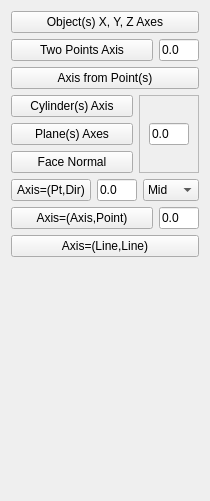
             <widget class="QWidget" name="Axis_Tab1_3">
              <attribute name="title">
               <string>Axis 1/3</string>
              </attribute>
              <layout class="QGridLayout" name="gridLayout_15">
               <item row="1" column="0">
                <layout class="QHBoxLayout" name="horizontalLayout">
                 <item>
                  <widget class="QPushButton" name="button_twopoints_axis">
                   <property name="sizePolicy">
                    <sizepolicy hsizetype="Expanding" vsizetype="Minimum">
                     <horstretch>0</horstretch>
                     <verstretch>0</verstretch>
                    </sizepolicy>
                   </property>
                   <property name="maximumSize">
                    <size>
                     <width>16777215</width>
                     <height>16777215</height>
                    </size>
                   </property>
                   <property name="toolTip">
                    <string>Create an Axis crossing 2 Points.</string>
                   </property>
                   <property name="text">
                    <string>Two Points Axis</string>
                   </property>
                   <property name="icon">
                    <iconset>
                     <normaloff>../Icons/WF_2pointsLine.svg</normaloff>../Icons/WF_2pointsLine.svg</iconset>
                   </property>
                   <property name="iconSize">
                    <size>
                     <width>32</width>
                     <height>32</height>
                    </size>
                   </property>
                  </widget>
                 </item>
                 <item>
                  <widget class="QLineEdit" name="extension_twopoints_axis">
                   <property name="maximumSize">
                    <size>
                     <width>40</width>
                     <height>16777215</height>
                    </size>
                   </property>
                   <property name="toolTip">
                    <string>Distance for the extensions on extrema.
Positive values will enlarge the Axis.
Negative values will start to shrink it (then reverse when middle reached). </string>
                   </property>
                   <property name="text">
                    <string>0.0</string>
                   </property>
                  </widget>
                 </item>
                </layout>
               </item>
               <item row="7" column="0">
                <spacer name="verticalSpacer_21">
                 <property name="orientation">
                  <enum>Qt::Vertical</enum>
                 </property>
                 <property name="sizeHint" stdset="0">
                  <size>
                   <width>20</width>
                   <height>233</height>
                  </size>
                 </property>
                </spacer>
               </item>
               <item row="0" column="0">
                <widget class="QPushButton" name="button_object_axis">
                 <property name="toolTip">
                  <string>Create 3 Axes at center location of all selected Object(s).</string>
                 </property>
                 <property name="text">
                  <string>Object(s) X, Y, Z Axes</string>
                 </property>
                 <property name="icon">
                  <iconset>
                   <normaloff>../Icons/WF_centerObjectsAxes.svg</normaloff>../Icons/WF_centerObjectsAxes.svg</iconset>
                 </property>
                 <property name="iconSize">
                  <size>
                   <width>32</width>
                   <height>32</height>
                  </size>
                 </property>
                </widget>
               </item>
               <item row="5" column="0">
                <layout class="QHBoxLayout" name="horizontalLayout_53">
                 <item>
                  <widget class="QPushButton" name="button_line_point_axis">
                   <property name="sizePolicy">
                    <sizepolicy hsizetype="Expanding" vsizetype="Minimum">
                     <horstretch>0</horstretch>
                     <verstretch>0</verstretch>
                    </sizepolicy>
                   </property>
                   <property name="minimumSize">
                    <size>
                     <width>0</width>
                     <height>0</height>
                    </size>
                   </property>
                   <property name="maximumSize">
                    <size>
                     <width>16777215</width>
                     <height>16777215</height>
                    </size>
                   </property>
                   <property name="toolTip">
                    <string>Create an Axis Perpendicular to an Axis and crossing a Point
-Select one Axis and one (or several) Point(s) NOT on the previous Axis.</string>
                   </property>
                   <property name="text">
                    <string>Axis=(Axis,Point)</string>
                   </property>
                   <property name="icon">
                    <iconset>
                     <normaloff>../Icons/WF_linePointAxis.svg</normaloff>../Icons/WF_linePointAxis.svg</iconset>
                   </property>
                   <property name="iconSize">
                    <size>
                     <width>32</width>
                     <height>32</height>
                    </size>
                   </property>
                  </widget>
                 </item>
                 <item>
                  <widget class="QLineEdit" name="extension_line_point_axis">
                   <property name="maximumSize">
                    <size>
                     <width>40</width>
                     <height>16777215</height>
                    </size>
                   </property>
                   <property name="toolTip">
                    <string>Distance for the extensions on extrema.
Positive values will enlarge the Axis.
Negative values will start to shrink it (then reverse when middle reached). </string>
                   </property>
                   <property name="text">
                    <string>0.0</string>
                   </property>
                  </widget>
                 </item>
                </layout>
               </item>
               <item row="2" column="0">
                <widget class="QPushButton" name="button_Npoints_axis">
                 <property name="toolTip">
                  <string>Axis=(N Points):
Create a &quot;best fit&quot; Line from a set of points using Singular Value Decomposition.
- First select several Points (at least 2);
- Then push this button

The 3 eigenvectors are generated.
Orange one is the best fit line.
</string>
                 </property>
                 <property name="text">
                  <string>Axis from Point(s)</string>
                 </property>
                 <property name="icon">
                  <iconset>
                   <normaloff>../Icons/WF_NpointsLine.svg</normaloff>../Icons/WF_NpointsLine.svg</iconset>
                 </property>
                 <property name="iconSize">
                  <size>
                   <width>32</width>
                   <height>32</height>
                  </size>
                 </property>
                </widget>
               </item>
               <item row="4" column="0">
                <layout class="QHBoxLayout" name="horizontalLayout_52">
                 <item>
                  <widget class="QPushButton" name="button_point_line_axis">
                   <property name="maximumSize">
                    <size>
                     <width>16777215</width>
                     <height>16777215</height>
                    </size>
                   </property>
                   <property name="toolTip">
                    <string>Create an Axis Parallel to an Axis (as Direction) and crossing a Point.
- Select one Axis and one (or several) Point(s) NOT on the previous Axis.
Define the length and the attach point if needed.
A Length of Zero means the length of already selected Axis will be used.</string>
                   </property>
                   <property name="text">
                    <string>Axis=(Pt,Dir)</string>
                   </property>
                   <property name="icon">
                    <iconset>
                     <normaloff>../Icons/WF_pointLineAxis.svg</normaloff>../Icons/WF_pointLineAxis.svg</iconset>
                   </property>
                   <property name="iconSize">
                    <size>
                     <width>32</width>
                     <height>32</height>
                    </size>
                   </property>
                  </widget>
                 </item>
                 <item>
                  <widget class="QLineEdit" name="extension_line">
                   <property name="maximumSize">
                    <size>
                     <width>40</width>
                     <height>16777215</height>
                    </size>
                   </property>
                   <property name="toolTip">
                    <string>Define the length of the Axis to create.
A Length of Zero means the length of already selected Axis will be used.</string>
                   </property>
                   <property name="text">
                    <string>0.0</string>
                   </property>
                  </widget>
                 </item>
                 <item>
                  <widget class="QComboBox" name="point_loc_comboBox">
                   <property name="maximumSize">
                    <size>
                     <width>60</width>
                     <height>16777215</height>
                    </size>
                   </property>
                   <property name="toolTip">
                    <string>The Attach Point will be at :
Start of the Axis;
Mid of the Axis;
End of the Axis.</string>
                   </property>
                   <property name="currentIndex">
                    <number>1</number>
                   </property>
                   <item>
                    <property name="text">
                     <string>Start</string>
                    </property>
                   </item>
                   <item>
                    <property name="text">
                     <string>Mid</string>
                    </property>
                   </item>
                   <item>
                    <property name="text">
                     <string>End</string>
                    </property>
                   </item>
                  </widget>
                 </item>
                </layout>
               </item>
               <item row="3" column="0">
                <layout class="QHBoxLayout" name="horizontalLayout_51">
                 <item>
                  <layout class="QVBoxLayout" name="verticalLayout_3">
                   <item>
                    <widget class="QPushButton" name="button_cylinder_axis">
                     <property name="maximumSize">
                      <size>
                       <width>16777215</width>
                       <height>16777215</height>
                      </size>
                     </property>
                     <property name="toolTip">
                      <string>Create the Axis of a Cylinder.</string>
                     </property>
                     <property name="text">
                      <string>Cylinder(s) Axis</string>
                     </property>
                     <property name="icon">
                      <iconset>
                       <normaloff>../Icons/WF_cylinderAxis.svg</normaloff>../Icons/WF_cylinderAxis.svg</iconset>
                     </property>
                     <property name="iconSize">
                      <size>
                       <width>32</width>
                       <height>32</height>
                      </size>
                     </property>
                    </widget>
                   </item>
                   <item>
                    <widget class="QPushButton" name="button_plane_axis">
                     <property name="maximumSize">
                      <size>
                       <width>16777215</width>
                       <height>16777215</height>
                      </size>
                     </property>
                     <property name="toolTip">
                      <string>Plane(s) Axes:
Create Perpendicular Axes at the center location of a Plane.
 - First select one (or several) Plane(s);
 - Then press the button

or 
Create Perpendicular Axes of a Plane at selected locations.
 - First select one Plane;
 - Second select Point(s) for locations
 - Press the button

NB: Axes are created on both sides of the Plane
The extension is 10 units by defaut but must be changed if needed.</string>
                     </property>
                     <property name="text">
                      <string>Plane(s) Axes</string>
                     </property>
                     <property name="icon">
                      <iconset>
                       <normaloff>../Icons/WF_FaceAxis.svg</normaloff>../Icons/WF_FaceAxis.svg</iconset>
                     </property>
                     <property name="iconSize">
                      <size>
                       <width>32</width>
                       <height>32</height>
                      </size>
                     </property>
                    </widget>
                   </item>
                   <item>
                    <widget class="QPushButton" name="button_face_normal">
                     <property name="sizePolicy">
                      <sizepolicy hsizetype="Expanding" vsizetype="Fixed">
                       <horstretch>0</horstretch>
                       <verstretch>0</verstretch>
                      </sizepolicy>
                     </property>
                     <property name="maximumSize">
                      <size>
                       <width>16777215</width>
                       <height>16777215</height>
                      </size>
                     </property>
                     <property name="toolTip">
                      <string>Create a normal Axis of a Face.
To create a Normal at click location on a Face:
- Click first in the view to select and object,
- then push the button, 
- then click on a location on the selected Face.
or
To create several Normal of the face:
- Click first in the view to select and object,
- then select one or several points of the face
- then push the button.
(These selections can also be done into the Combined View)</string>
                     </property>
                     <property name="text">
                      <string>Face Normal</string>
                     </property>
                     <property name="icon">
                      <iconset>
                       <normaloff>../Icons/WF_FaceNormal.svg</normaloff>../Icons/WF_FaceNormal.svg</iconset>
                     </property>
                     <property name="iconSize">
                      <size>
                       <width>32</width>
                       <height>32</height>
                      </size>
                     </property>
                    </widget>
                   </item>
                  </layout>
                 </item>
                 <item>
                  <widget class="QFrame" name="frame_8">
                   <property name="minimumSize">
                    <size>
                     <width>60</width>
                     <height>0</height>
                    </size>
                   </property>
                   <property name="maximumSize">
                    <size>
                     <width>50</width>
                     <height>16777215</height>
                    </size>
                   </property>
                   <property name="frameShape">
                    <enum>QFrame::StyledPanel</enum>
                   </property>
                   <property name="frameShadow">
                    <enum>QFrame::Raised</enum>
                   </property>
                   <layout class="QGridLayout" name="gridLayout_72">
                    <item row="0" column="0">
                     <widget class="QLineEdit" name="extension_face_normal">
                      <property name="minimumSize">
                       <size>
                        <width>40</width>
                        <height>0</height>
                       </size>
                      </property>
                      <property name="maximumSize">
                       <size>
                        <width>40</width>
                        <height>16777215</height>
                       </size>
                      </property>
                      <property name="toolTip">
                       <string>Length of external part of the (Normal) Axis.
  If zero In case of cylinder axis the extension will be a percentage (10%) of the object length.
  If zero and plane of face Normal, the extension will be 10 units.

For &quot;Cylinder Axis&quot;, &quot;Planes Axes&quot; and &quot;Face Normal&quot;
  Positive values will enlarge the Axis toward OUTSIDE of the Face Object;
  Negative values will  enlarge the Axis toward INSIDE of the Face Object.</string>
                      </property>
                      <property name="text">
                       <string>0.0</string>
                      </property>
                     </widget>
                    </item>
                   </layout>
                  </widget>
                 </item>
                </layout>
               </item>
               <item row="6" column="0">
                <widget class="QPushButton" name="button_twolines_axis">
                 <property name="toolTip">
                  <string>Create an Axis between two Axes.
-Select two Axes.</string>
                 </property>
                 <property name="text">
                  <string>Axis=(Line,Line)</string>
                 </property>
                 <property name="icon">
                  <iconset>
                   <normaloff>../Icons/WF_twoLinesAxis.svg</normaloff>../Icons/WF_twoLinesAxis.svg</iconset>
                 </property>
                 <property name="iconSize">
                  <size>
                   <width>32</width>
                   <height>32</height>
                  </size>
                 </property>
                </widget>
               </item>
              </layout>
             </widget>
